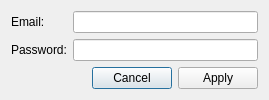
<?xml version="1.0" encoding="UTF-8"?>
<ui version="4.0">
 <class>Dialog</class>
 <widget class="QDialog" name="Dialog">
  <property name="geometry">
   <rect>
    <x>0</x>
    <y>0</y>
    <width>269</width>
    <height>88</height>
   </rect>
  </property>
  <property name="windowTitle">
   <string>Website Login</string>
  </property>
  <layout class="QVBoxLayout" name="verticalLayout">
   <item>
    <layout class="QFormLayout" name="formLayout">
     <item row="0" column="0">
      <widget class="QLabel" name="label">
       <property name="text">
        <string>Email:</string>
       </property>
      </widget>
     </item>
     <item row="0" column="1">
      <widget class="QLineEdit" name="emailLineEdit"/>
     </item>
     <item row="1" column="0">
      <widget class="QLabel" name="label_2">
       <property name="text">
        <string>Password:</string>
       </property>
      </widget>
     </item>
     <item row="1" column="1">
      <widget class="QLineEdit" name="passwordLineEdit">
       <property name="echoMode">
        <enum>QLineEdit::Password</enum>
       </property>
      </widget>
     </item>
    </layout>
   </item>
   <item>
    <widget class="QDialogButtonBox" name="buttonBox">
     <property name="standardButtons">
      <set>QDialogButtonBox::Apply|QDialogButtonBox::Cancel</set>
     </property>
    </widget>
   </item>
  </layout>
 </widget>
 <resources/>
 <connections/>
</ui>
